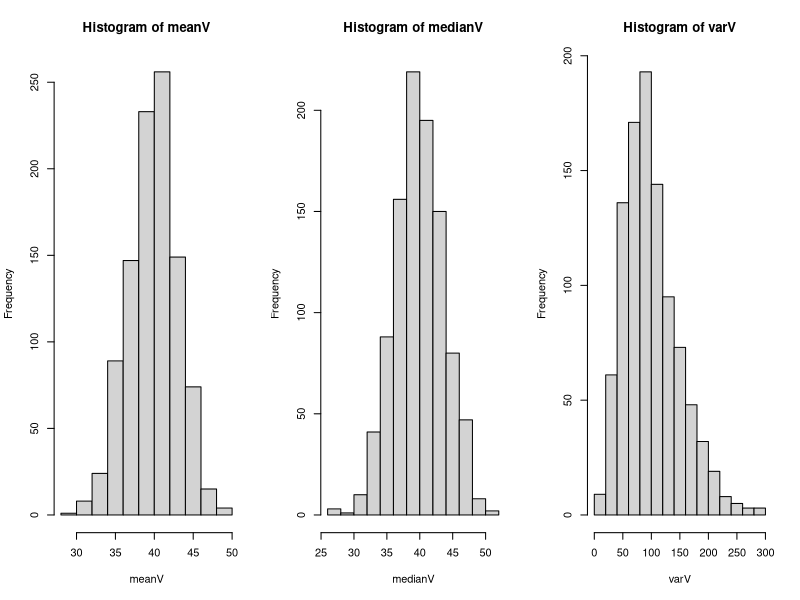
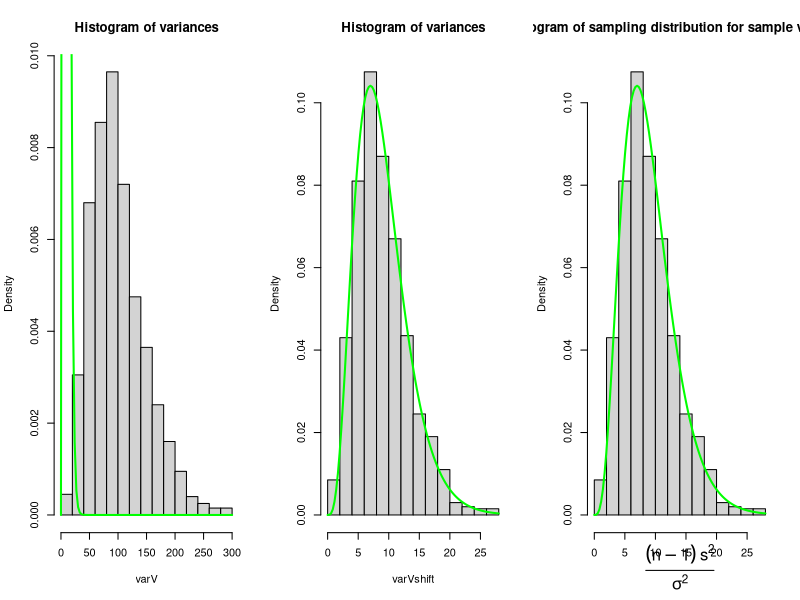
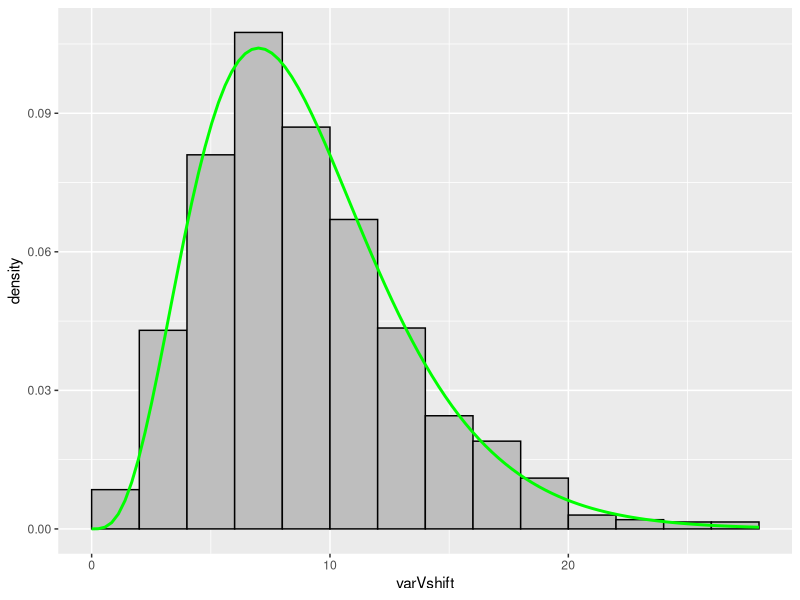
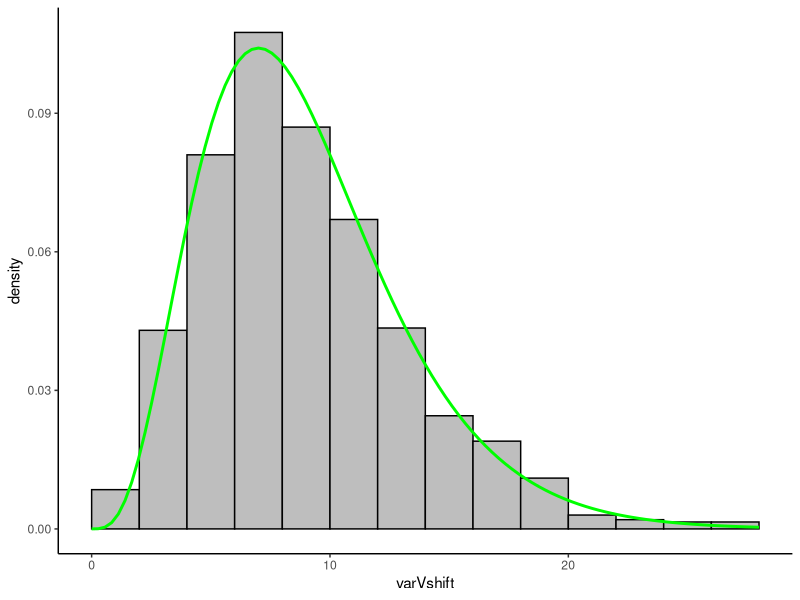

Write the R code that produced these figures, in order.
## ---- chunk 1
library(kableExtra)
library(dplyr)
## ---- chunk 2
set.seed(515) # set seed for reproducibility

nsim <- 1000 # set number of simulations
n <- 10 # set sample size

# initialize 3 vectors to store our results for the sample mean, sample median, and sample variance
meanV <- rep(NA, 1000)
medianV <- rep(NA, 1000)
varV <- rep(NA, 1000)

# loop through our nsim simulations to save the sample summary statistics
for(i in 1:nsim){
  random <- rnorm(n, mean = 40, sd = 10)
  meanV[i] <- mean(random)
  medianV[i] <- median(random)
  varV[i] <- var(random)
}

# create a panel of our 3 histograms
par( mfrow=c(1,3) )
hist(meanV)
hist(medianV)
hist(varV)
## ---- chunk 3
hist(varV, main='Histogram of variances', probability=TRUE) # set probability=T for density instead of frequency
curve( dchisq(x, df=9), col='green', lwd=2, add=T)
## ---- chunk 4
varVshift <- varV * (9/10^2) # multiply varV, o.w. x-axis range is diff.
hist(varVshift, main='Histogram of variances', probability=TRUE) 
curve( dchisq(x, df=9), col='green', lwd=2, add=T)
## ---- chunk 5
hist(varVshift, main='Histogram of sampling distribution for sample variances', probability=TRUE, xlab='')
mtext(text = expression(frac((n - 1) ~s^2, sigma^2)),
      side = 1, # place it on bottom of figure
      line = 3.5) # change position of label to avoid overlapping x-axis
curve( dchisq(x, df=9), col='green', lwd=2, add=T)
## ---- chunk 6
library(ggplot2)

ggplot() + 
  geom_histogram(aes(x = varVshift, y = ..density..), # ..density.. specifies we want the density on the y-axis instead of a count
                 fill='gray', 
                 colour='black',
                 breaks = seq(0,28,2)) + # specified to better match the base R version
  stat_function(fun = dchisq, # function to apply and plot
                args = list(df=9), # additional argument to pass along (e.g., the df for our chi-squared dist.)
                xlim = c(0,28), # I added this range so the line would go over the whole histogram, otherwise it stops at the max X value (i.e., I didn't like how the line without this argument stopped mid-histogram bin)
                color = 'green', 
                size=1) # makes the line a little thicker
## ---- chunk 7
library(ggplot2)

ggplot() + 
  geom_histogram(aes(x = varVshift, y = ..density..), fill='gray', colour='black', breaks = seq(0,28,2)) + 
  stat_function(fun = dchisq, args = list(df=9), xlim = c(0,28), color = 'green', size=1) + 
  theme_classic() # creates a white background with no lines
